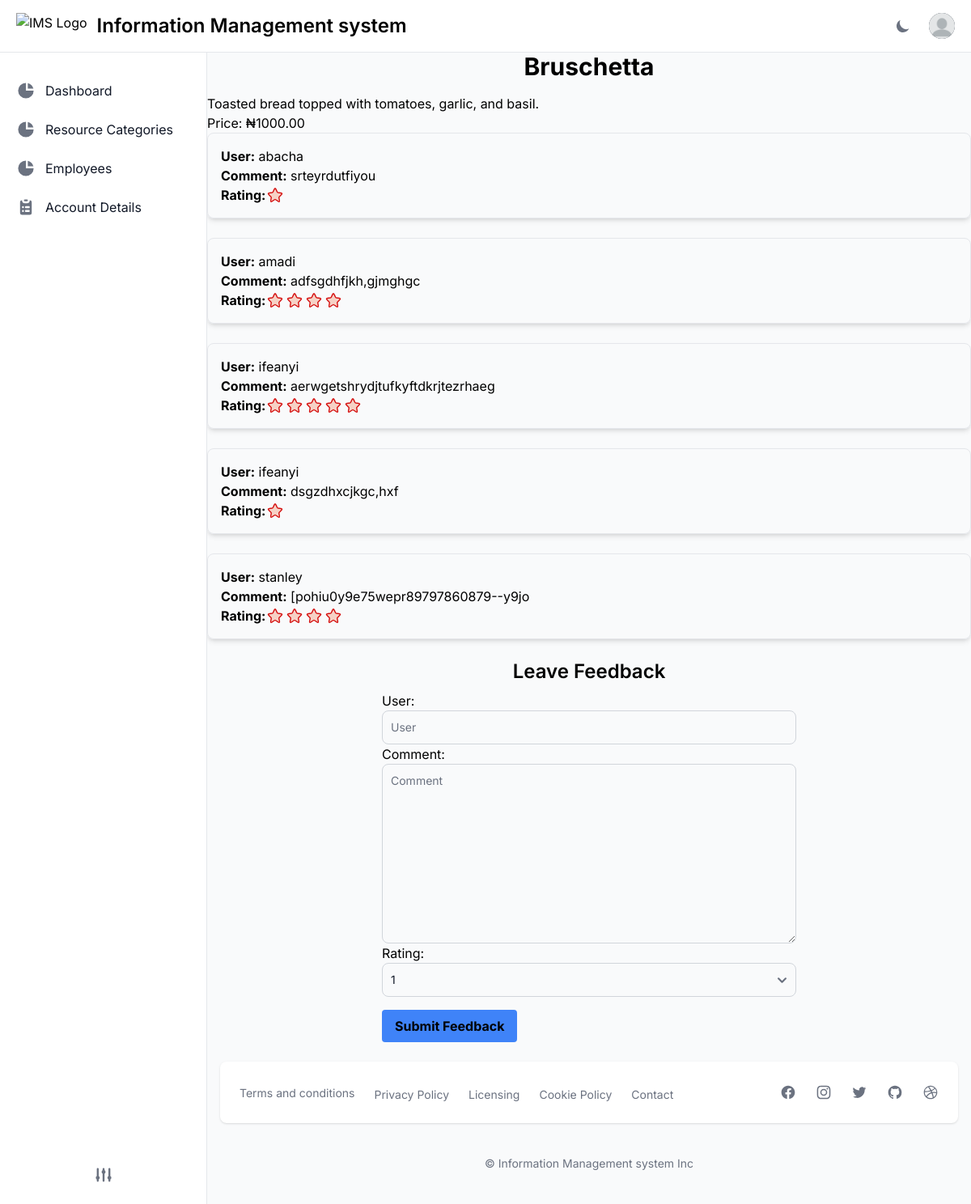
/resource/menu/Starters/Bruschetta/, run on the app's committed database.
### apps/resource/models.py (models this page shows, shortened)
class Menuitem(models.Model):
    category = models.ForeignKey(Menucategory, on_delete=models.CASCADE, verbose_name= 'menuitem')
    name = models.CharField(max_length=45)
    description= models.TextField(max_length=700)
    price = models.DecimalField(decimal_places=2, max_digits=15, null=False, blank=False)
    image = models.ImageField(upload_to='menu', null= True, blank=True)

class Feedback(models.Model):
    user = models.CharField(max_length=35, blank=False, null=True)
    item = models.ForeignKey(Menuitem, on_delete=models.CASCADE)
    comment =models.TextField(max_length=150, null=True, blank=True)
    rating = models.CharField(max_length=1, choices=RATING_CHOICES, default='1')

### apps/resource/views.py (the view)
# urls.py: path('menu/<str:category>/<str:menuitem_name>/', views.menu_detail, name='menu_detail'),
def menu_detail(request, category, menuitem_name):
    category_object = get_object_or_404(Menucategory, name=category)
    menuitem = get_object_or_404(Menuitem, category=category_object, name=menuitem_name)
    feedbacks = Feedback.objects.filter(item=menuitem)
    form = FeedbackForm()
    return render(request, './resources/menu-detail.html', {'category': category_object,'feedbacks':feedbacks, 'menuitem': menuitem, 'form': form})

### home/templatetags/custom_filters.py (called while the page is built)
@register.filter
def get_range(value):
    return range(1, value + 1)

### templates/resources/menu-detail.html (shortened to what this page needs)
{% extends "layouts/base.html"%}
{% load custom_filters %}
{% load static %}
{% block content %}
<div class="container mx-auto">
    <h1 class="dark:text-white text-3xl font-bold mb-4 text-center">{{ menuitem.name }}</h1>
    <p class="dark:text-white">{{ menuitem.description }}</p>
    <p class="dark:text-white">Price: &#8358;{{ menuitem.price }}</p>
    {% for feedback in feedbacks %}
    <div class="p-4 border rounded-lg shadow-md mb-6">
        <p class='dark:text-white'><strong>User:</strong> {{ feedback.user }}</p>
        <p class='dark:text-white'><strong>Comment:</strong> {{ feedback.comment }}</p>
        <p class="flex items-center dark:text-white"><strong>Rating:</strong>
            <span class="flex sm">
            </span>
        </p>
    </div>
    {% empty %}
    <p class="text-gray-500 dark:text-gray-400">No feedbacks available.</p>
    {% endfor %}
    <h2 class="dark:text-white text-2xl font-semibold mb-2 text-center">Leave Feedback</h2>
    <form method="post" action="{% url 'leave_feedback' category=menuitem.category.name menuitem_name=menuitem.name %}" class="max-w-lg mx-auto">
        {{ form.as_p }}
        <button type="submit" class="dark:text-white bg-blue-500 hover:bg-blue-700 font-bold py-2 px-4 rounded mt-4">Submit Feedback</button>
    </form>
</div>
{% endblock %}

### data on the page
Menuitem: name "Bruschetta", description "Toasted bread topped with tomatoes, garlic, and basil.", price "1000.00"
Feedback: user "abacha", comment "srteyrdutfiyou", rating "1" (drawn)
Feedback: user "amadi", comment "adfsgdhfjkh,gjmghgc", rating "4" (drawn)
Feedback: user "ifeanyi", comment "aerwgetshrydjtufkyftdkrjtezrhaeg", rating "5" (drawn)
Feedback: user "ifeanyi", comment "dsgzdhxcjkgc,hxf", rating "1" (drawn)
Feedback: user "stanley", comment "[pohiu0y9e75wepr89797860879--y9jo", rating "4" (drawn)
